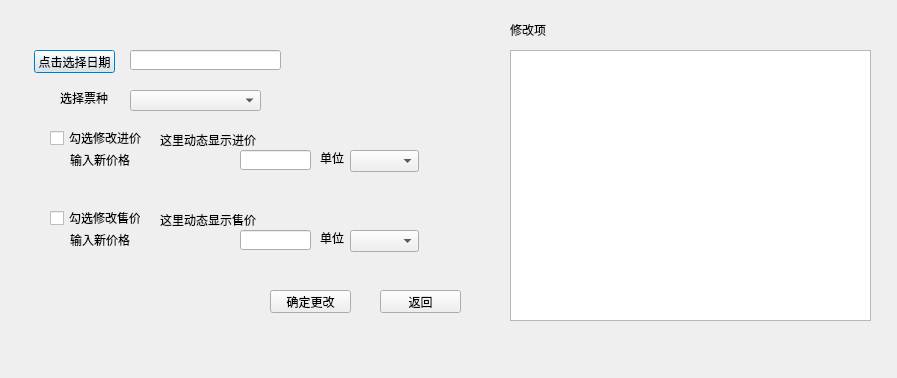
<?xml version="1.0" encoding="UTF-8"?>
<ui version="4.0">
 <class>Ticket_Price</class>
 <widget class="QDialog" name="Ticket_Price">
  <property name="geometry">
   <rect>
    <x>0</x>
    <y>0</y>
    <width>897</width>
    <height>378</height>
   </rect>
  </property>
  <property name="focusPolicy">
   <enum>Qt::NoFocus</enum>
  </property>
  <property name="windowTitle">
   <string>票价管理</string>
  </property>
  <widget class="QLineEdit" name="date_value_content">
   <property name="geometry">
    <rect>
     <x>130</x>
     <y>50</y>
     <width>151</width>
     <height>20</height>
    </rect>
   </property>
  </widget>
  <widget class="QCheckBox" name="purchase_price_check_box">
   <property name="geometry">
    <rect>
     <x>50</x>
     <y>130</y>
     <width>111</width>
     <height>16</height>
    </rect>
   </property>
   <property name="text">
    <string>勾选修改进价</string>
   </property>
  </widget>
  <widget class="QPushButton" name="selectDate">
   <property name="geometry">
    <rect>
     <x>34</x>
     <y>50</y>
     <width>81</width>
     <height>23</height>
    </rect>
   </property>
   <property name="text">
    <string>点击选择日期</string>
   </property>
  </widget>
  <widget class="QPushButton" name="cancel">
   <property name="geometry">
    <rect>
     <x>380</x>
     <y>290</y>
     <width>81</width>
     <height>23</height>
    </rect>
   </property>
   <property name="text">
    <string>返回</string>
   </property>
  </widget>
  <widget class="QLabel" name="input_new_purchase_price_label">
   <property name="geometry">
    <rect>
     <x>70</x>
     <y>150</y>
     <width>81</width>
     <height>20</height>
    </rect>
   </property>
   <property name="text">
    <string>输入新价格</string>
   </property>
  </widget>
  <widget class="QComboBox" name="purchase_compute_unit">
   <property name="geometry">
    <rect>
     <x>350</x>
     <y>150</y>
     <width>69</width>
     <height>22</height>
    </rect>
   </property>
  </widget>
  <widget class="QComboBox" name="sell_compute_unit">
   <property name="geometry">
    <rect>
     <x>350</x>
     <y>230</y>
     <width>69</width>
     <height>22</height>
    </rect>
   </property>
  </widget>
  <widget class="QLabel" name="purchase_unit_label">
   <property name="geometry">
    <rect>
     <x>320</x>
     <y>150</y>
     <width>31</width>
     <height>16</height>
    </rect>
   </property>
   <property name="text">
    <string>单位</string>
   </property>
  </widget>
  <widget class="QComboBox" name="ticket_sorts">
   <property name="geometry">
    <rect>
     <x>130</x>
     <y>90</y>
     <width>131</width>
     <height>21</height>
    </rect>
   </property>
   <property name="sizeAdjustPolicy">
    <enum>QComboBox::AdjustToMinimumContentsLength</enum>
   </property>
  </widget>
  <widget class="QLabel" name="ticket_sell_price_display">
   <property name="geometry">
    <rect>
     <x>160</x>
     <y>210</y>
     <width>101</width>
     <height>20</height>
    </rect>
   </property>
   <property name="text">
    <string>这里动态显示售价</string>
   </property>
  </widget>
  <widget class="QLabel" name="ticket_purchase_price_display">
   <property name="geometry">
    <rect>
     <x>160</x>
     <y>130</y>
     <width>101</width>
     <height>20</height>
    </rect>
   </property>
   <property name="text">
    <string>这里动态显示进价</string>
   </property>
  </widget>
  <widget class="QPushButton" name="ok">
   <property name="geometry">
    <rect>
     <x>270</x>
     <y>290</y>
     <width>81</width>
     <height>23</height>
    </rect>
   </property>
   <property name="text">
    <string>确定更改</string>
   </property>
  </widget>
  <widget class="QLabel" name="input_new_sellprice_label">
   <property name="geometry">
    <rect>
     <x>70</x>
     <y>230</y>
     <width>91</width>
     <height>20</height>
    </rect>
   </property>
   <property name="text">
    <string>输入新价格</string>
   </property>
  </widget>
  <widget class="QLabel" name="ticket_sort_label">
   <property name="geometry">
    <rect>
     <x>60</x>
     <y>90</y>
     <width>59</width>
     <height>16</height>
    </rect>
   </property>
   <property name="text">
    <string>选择票种</string>
   </property>
  </widget>
  <widget class="QCheckBox" name="sell_price_check_box">
   <property name="geometry">
    <rect>
     <x>50</x>
     <y>210</y>
     <width>91</width>
     <height>16</height>
    </rect>
   </property>
   <property name="text">
    <string>勾选修改售价</string>
   </property>
  </widget>
  <widget class="QLabel" name="sell_unit_label">
   <property name="geometry">
    <rect>
     <x>320</x>
     <y>230</y>
     <width>31</width>
     <height>16</height>
    </rect>
   </property>
   <property name="text">
    <string>单位</string>
   </property>
  </widget>
  <widget class="QLineEdit" name="purchase_price_input">
   <property name="geometry">
    <rect>
     <x>240</x>
     <y>150</y>
     <width>71</width>
     <height>20</height>
    </rect>
   </property>
  </widget>
  <widget class="QLineEdit" name="sell_price_input">
   <property name="geometry">
    <rect>
     <x>240</x>
     <y>230</y>
     <width>71</width>
     <height>20</height>
    </rect>
   </property>
  </widget>
  <widget class="QListView" name="modify_detail_list">
   <property name="geometry">
    <rect>
     <x>510</x>
     <y>50</y>
     <width>361</width>
     <height>271</height>
    </rect>
   </property>
  </widget>
  <widget class="QLabel" name="modify_label">
   <property name="geometry">
    <rect>
     <x>510</x>
     <y>20</y>
     <width>191</width>
     <height>20</height>
    </rect>
   </property>
   <property name="text">
    <string>修改项</string>
   </property>
  </widget>
 </widget>
 <resources/>
 <connections>
  <connection>
   <sender>selectDate</sender>
   <signal>clicked()</signal>
   <receiver>Ticket_Price</receiver>
   <slot>select_date()</slot>
   <hints>
    <hint type="sourcelabel">
     <x>85</x>
     <y>54</y>
    </hint>
    <hint type="destinationlabel">
     <x>334</x>
     <y>25</y>
    </hint>
   </hints>
  </connection>
  <connection>
   <sender>ticket_sorts</sender>
   <signal>currentIndexChanged(int)</signal>
   <receiver>Ticket_Price</receiver>
   <slot>select_ticket_sort()</slot>
   <hints>
    <hint type="sourcelabel">
     <x>228</x>
     <y>100</y>
    </hint>
    <hint type="destinationlabel">
     <x>358</x>
     <y>79</y>
    </hint>
   </hints>
  </connection>
  <connection>
   <sender>purchase_price_check_box</sender>
   <signal>stateChanged(int)</signal>
   <receiver>Ticket_Price</receiver>
   <slot>select_modify_purchase_price()</slot>
   <hints>
    <hint type="sourcelabel">
     <x>66</x>
     <y>134</y>
    </hint>
    <hint type="destinationlabel">
     <x>26</x>
     <y>116</y>
    </hint>
   </hints>
  </connection>
  <connection>
   <sender>sell_price_check_box</sender>
   <signal>stateChanged(int)</signal>
   <receiver>Ticket_Price</receiver>
   <slot>select_modify_sell_price()</slot>
   <hints>
    <hint type="sourcelabel">
     <x>54</x>
     <y>215</y>
    </hint>
    <hint type="destinationlabel">
     <x>57</x>
     <y>308</y>
    </hint>
   </hints>
  </connection>
  <connection>
   <sender>purchase_price_input</sender>
   <signal>editingFinished()</signal>
   <receiver>Ticket_Price</receiver>
   <slot>input_new_purchase_price()</slot>
   <hints>
    <hint type="sourcelabel">
     <x>277</x>
     <y>161</y>
    </hint>
    <hint type="destinationlabel">
     <x>438</x>
     <y>123</y>
    </hint>
   </hints>
  </connection>
  <connection>
   <sender>purchase_compute_unit</sender>
   <signal>currentIndexChanged(int)</signal>
   <receiver>Ticket_Price</receiver>
   <slot>select_purchase_compute_unit()</slot>
   <hints>
    <hint type="sourcelabel">
     <x>382</x>
     <y>162</y>
    </hint>
    <hint type="destinationlabel">
     <x>466</x>
     <y>185</y>
    </hint>
   </hints>
  </connection>
  <connection>
   <sender>sell_compute_unit</sender>
   <signal>currentIndexChanged(int)</signal>
   <receiver>Ticket_Price</receiver>
   <slot>select_sell_compute_unit()</slot>
   <hints>
    <hint type="sourcelabel">
     <x>371</x>
     <y>237</y>
    </hint>
    <hint type="destinationlabel">
     <x>459</x>
     <y>267</y>
    </hint>
   </hints>
  </connection>
  <connection>
   <sender>sell_price_input</sender>
   <signal>editingFinished()</signal>
   <receiver>Ticket_Price</receiver>
   <slot>input_new_sell_price()</slot>
   <hints>
    <hint type="sourcelabel">
     <x>251</x>
     <y>245</y>
    </hint>
    <hint type="destinationlabel">
     <x>324</x>
     <y>343</y>
    </hint>
   </hints>
  </connection>
  <connection>
   <sender>ok</sender>
   <signal>clicked()</signal>
   <receiver>Ticket_Price</receiver>
   <slot>confirm_update()</slot>
   <hints>
    <hint type="sourcelabel">
     <x>293</x>
     <y>302</y>
    </hint>
    <hint type="destinationlabel">
     <x>164</x>
     <y>264</y>
    </hint>
   </hints>
  </connection>
  <connection>
   <sender>cancel</sender>
   <signal>clicked()</signal>
   <receiver>Ticket_Price</receiver>
   <slot>reject()</slot>
   <hints>
    <hint type="sourcelabel">
     <x>420</x>
     <y>302</y>
    </hint>
    <hint type="destinationlabel">
     <x>515</x>
     <y>328</y>
    </hint>
   </hints>
  </connection>
 </connections>
 <slots>
  <slot>select_date()</slot>
  <slot>select_ticket_sort()</slot>
  <slot>select_modify_purchase_price()</slot>
  <slot>select_modify_sell_price()</slot>
  <slot>input_new_purchase_price()</slot>
  <slot>select_purchase_compute_unit()</slot>
  <slot>select_sell_compute_unit()</slot>
  <slot>input_new_sell_price()</slot>
  <slot>confirm_update()</slot>
 </slots>
</ui>
